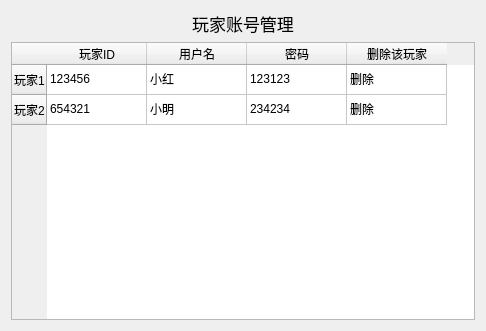
<?xml version="1.0" encoding="UTF-8"?>
<ui version="4.0">
 <class>dialog</class>
 <widget class="QDialog" name="dialog">
  <property name="geometry">
   <rect>
    <x>0</x>
    <y>0</y>
    <width>486</width>
    <height>331</height>
   </rect>
  </property>
  <property name="windowTitle">
   <string>玩家账号管理</string>
  </property>
  <layout class="QVBoxLayout" name="verticalLayout">
   <item>
    <widget class="QLabel" name="label">
     <property name="font">
      <font>
       <pointsize>13</pointsize>
      </font>
     </property>
     <property name="text">
      <string>玩家账号管理</string>
     </property>
     <property name="alignment">
      <set>Qt::AlignCenter</set>
     </property>
    </widget>
   </item>
   <item>
    <widget class="QTableWidget" name="tableWidget">
     <property name="midLineWidth">
      <number>-12</number>
     </property>
     <property name="horizontalScrollBarPolicy">
      <enum>Qt::ScrollBarAlwaysOff</enum>
     </property>
     <property name="editTriggers">
      <set>QAbstractItemView::NoEditTriggers</set>
     </property>
     <row>
      <property name="text">
       <string>玩家1</string>
      </property>
     </row>
     <row>
      <property name="text">
       <string>玩家2</string>
      </property>
     </row>
     <column>
      <property name="text">
       <string>玩家ID</string>
      </property>
     </column>
     <column>
      <property name="text">
       <string>用户名</string>
      </property>
     </column>
     <column>
      <property name="text">
       <string>密码</string>
      </property>
     </column>
     <column>
      <property name="text">
       <string>删除该玩家</string>
      </property>
     </column>
     <item row="0" column="0">
      <property name="text">
       <string>123456</string>
      </property>
     </item>
     <item row="0" column="1">
      <property name="text">
       <string>小红</string>
      </property>
     </item>
     <item row="0" column="2">
      <property name="text">
       <string>123123</string>
      </property>
     </item>
     <item row="0" column="3">
      <property name="text">
       <string>删除</string>
      </property>
     </item>
     <item row="1" column="0">
      <property name="text">
       <string>654321</string>
      </property>
     </item>
     <item row="1" column="1">
      <property name="text">
       <string>小明</string>
      </property>
     </item>
     <item row="1" column="2">
      <property name="text">
       <string>234234</string>
      </property>
     </item>
     <item row="1" column="3">
      <property name="text">
       <string>删除</string>
      </property>
     </item>
    </widget>
   </item>
  </layout>
 </widget>
 <resources/>
 <connections>
  <connection>
   <sender>tableWidget</sender>
   <signal>cellClicked(int,int)</signal>
   <receiver>tableWidget</receiver>
   <slot>update()</slot>
   <hints>
    <hint type="sourcelabel">
     <x>245</x>
     <y>180</y>
    </hint>
    <hint type="destinationlabel">
     <x>245</x>
     <y>180</y>
    </hint>
   </hints>
  </connection>
 </connections>
</ui>
